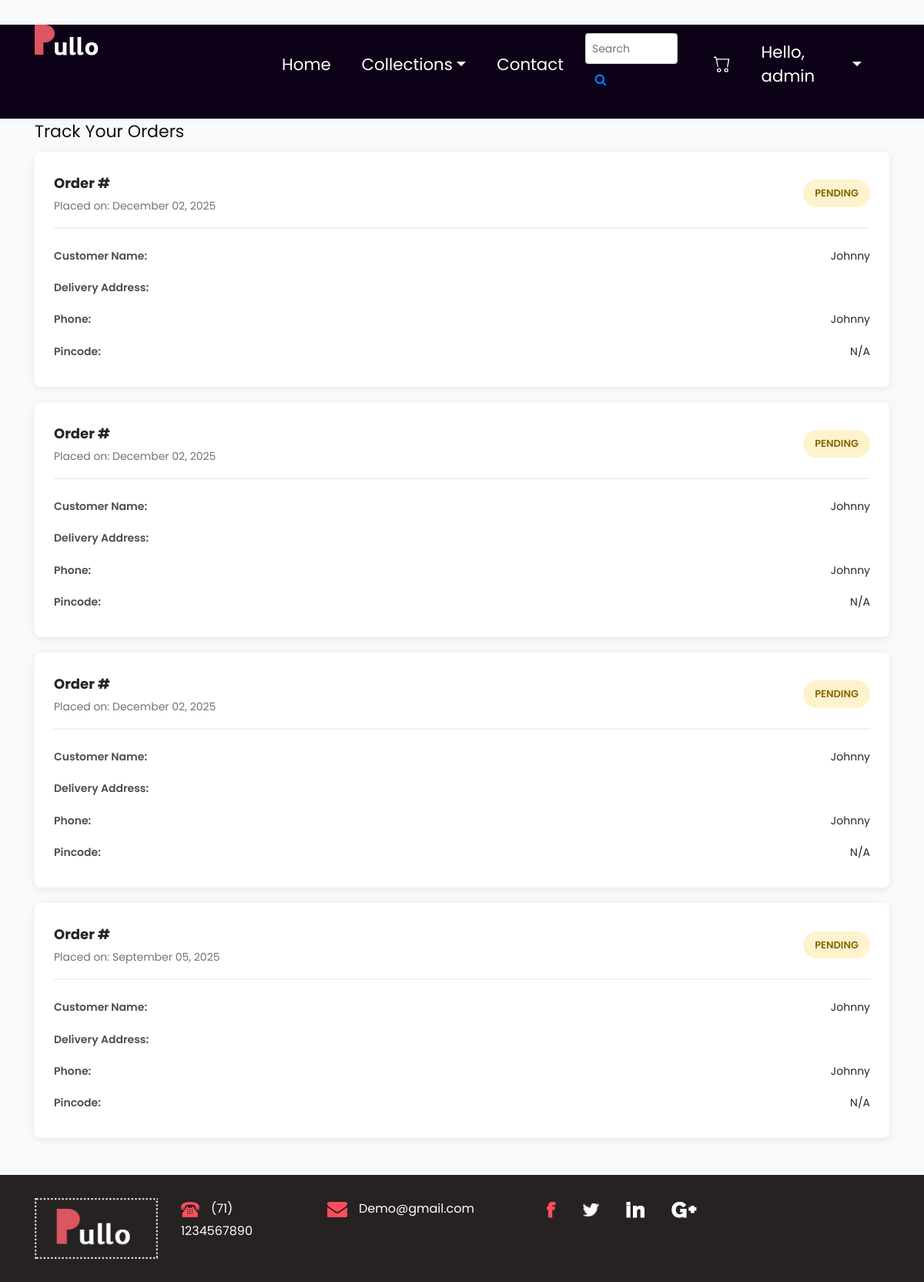
Page /track-order/ (signed in) on the earlier database version.
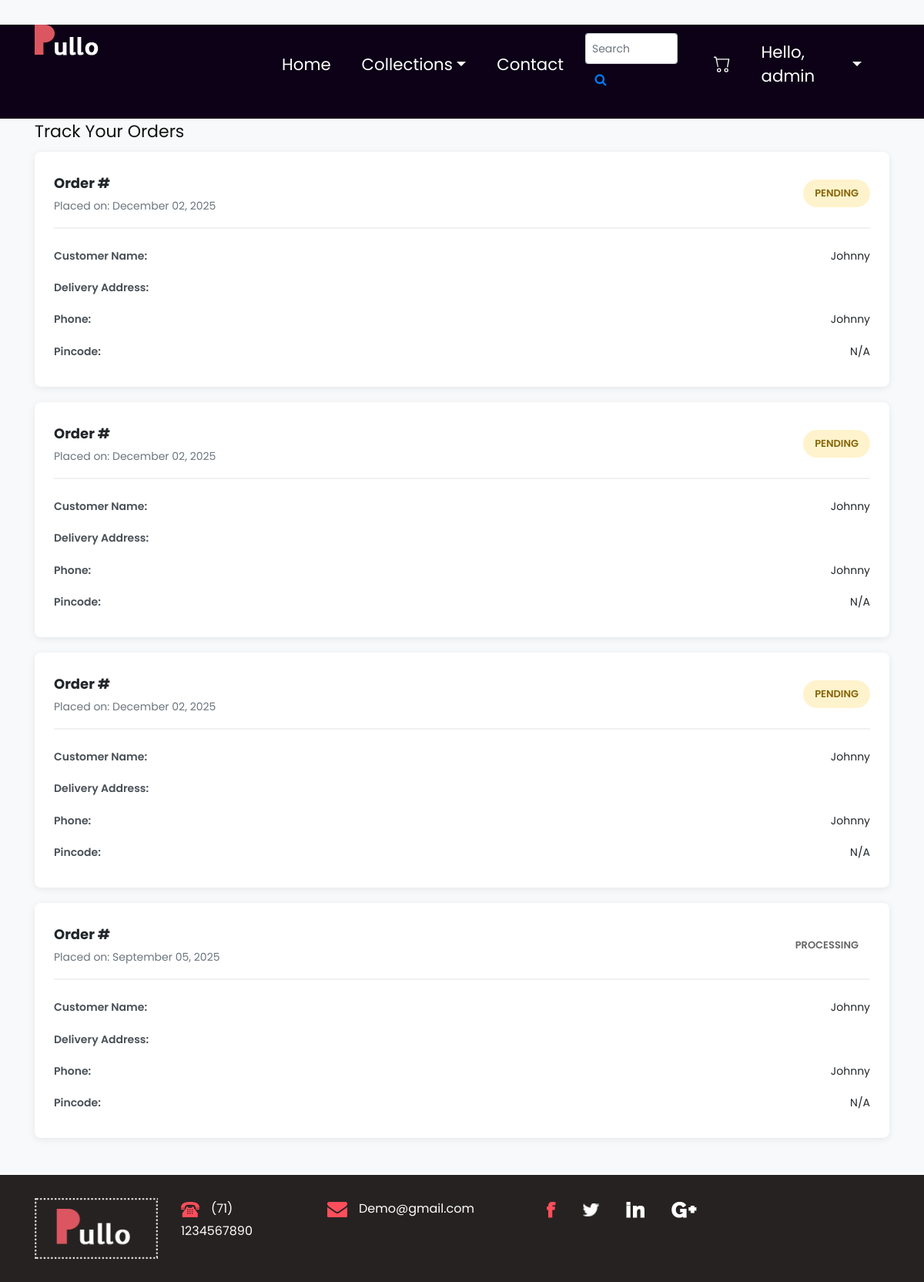
Same page on the later database version.
### app/models.py (models this page shows, shortened)
class OrderDetails(models.Model):
    STATUS_CHOICES = [
        ('pending', 'Pending'),
        ('confirmed', 'Confirmed'),
        ('processing', 'Processing'),
        ('shipped', 'Shipped'),
        ('delivered', 'Delivered'),
        ('cancelled', 'Cancelled'),
    ]
    orderid = models.AutoField(primary_key=True)
    productid = models.CharField(max_length=50)
    user = models.ForeignKey(UserDetails, on_delete=models.CASCADE, null=True, blank=True, related_name='orders', db_column='userid_id')
    username = models.CharField(max_length=100)
    useraddress = models.TextField()
    phnno = models.CharField(max_length=15)
    pincode = models.CharField(max_length=10)
    status = models.CharField(max_length=20, choices=STATUS_CHOICES, default='pending')
    status_note = models.TextField(blank=True, null=True)
    status_updated_at = models.DateTimeField(auto_now=True)
    created_at = models.DateTimeField(default=timezone.now)

### app/views.py (the view)
# urls.py: path('track-order/', views.track_order, name='track_order'),
def track_order(request):
    if 'userid' not in request.session: return redirect('login')
    user = UserDetails.objects.get(userid=request.session['userid'])
    orders = OrderDetails.objects.filter(user=user).order_by('-created_at')
    return render(request, 'track_order.html', {'user_orders': orders})

### template/track_order.html (shortened to what this page needs)
{% load static %}
<!DOCTYPE html>
<html lang="en">
<head>
    <link rel="stylesheet" href="{% static 'css/bootstrap.min.css' %}">
    <link rel="stylesheet" href="{% static 'css/style.css' %}">
    <link rel="stylesheet" href="{% static 'css/responsive.css' %}">
    <link rel="stylesheet" href="https://netdna.bootstrapcdn.com/font-awesome/4.0.3/css/font-awesome.css">
</head>
<body class="main-layout">
    {% include 'header.html' %}
    <div class="container orders-container">
        <h2>Track Your Orders</h2>
        {% if user_orders %}
            {% for order in user_orders %}
            <div class="order-card">
                <div class="order-header">
                    <div>
                        <div class="order-id">Order #{{ order.order_id }}</div>
                        <div class="order-date">Placed on: {{ order.created_at|date:"F d, Y" }}</div>
                    </div>
                    <span class="order-status status-{{ order.status|lower }}">{{ order.status }}</span>
                </div>
                <div class="order-details">
                    <div class="order-info-row">
                        <span class="info-label">Customer Name:</span>
                        <span class="info-value">{{ order.username }}</span>
                    </div>
                    <div class="order-info-row">
                        <span class="info-label">Delivery Address:</span>
                    </div>
                    {% if order.phnno %}
                    <div class="order-info-row">
                        <span class="info-label">Phone:</span>
                        <span class="info-value">{{ order.phnno }}</span>
                    </div>
                    {% endif %}
                    {% if order.pincode %}
                    <div class="order-info-row">
                        <span class="info-label">Pincode:</span>
                        <span class="info-value">{{ order.pincode }}</span>
                    </div>
                    {% endif %}
                </div>
            </div>
            {% endfor %}
        {% endif %}
    </div>
    {% include 'footer.html' %}
</body>
</html>

Differences in the rows shown:
changed OrderDetails: status "PENDING" → "PROCESSING"
